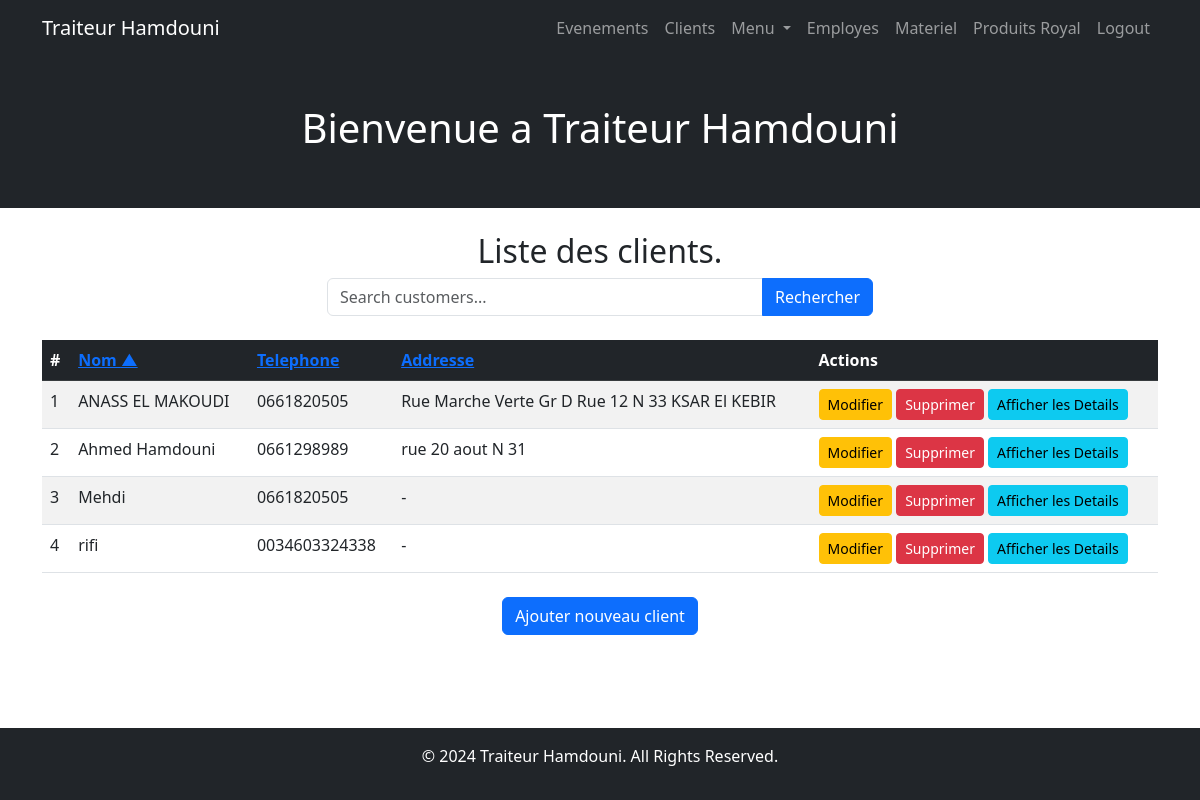
/client/customer-list/ (signed in), run on the app's committed database.
### client/models.py (models this page shows, shortened)
class Customer(models.Model):
    full_name = models.CharField(max_length=255, verbose_name="Full Name")
    phone_number = models.CharField(max_length=15, verbose_name="Phone Number")
    address = models.TextField(verbose_name="Address")

### client/views.py (the view)
# urls.py: path('customer-list/', customer_list, name='customer_list'),
def customer_list(request):
    search_query = request.GET.get('q', '')  # Get the search query from the URL parameters
    sort_by = request.GET.get('sort_by', 'full_name')  # Default sort by 'full_name'
    order = request.GET.get('order', 'asc')  # Default order is 'asc'
    if order == 'desc':
        sort_by = f'-{sort_by}'
    customers = Customer.objects.filter(
        Q(full_name__icontains=search_query) |
        Q(phone_number__icontains=search_query) |
        Q(address__icontains=search_query)
    ).order_by(sort_by)
    return render(request, 'client/customer_list.html', {
        'customers': customers,
        'current_sort': sort_by.lstrip('-'),
        'current_order': order,
        'search_query': search_query  # Pass the search query to the template
    })

### client/templates/client/customer_list.html (shortened to what this page needs)
{% extends 'base.html' %}
{% block content %}
<h2 class="text-center">Liste des clients.</h2>
<div class="row mb-4">
    <div class="col-md-6 offset-md-3">
        <form method="get" action="{% url 'customer_list' %}">
            <div class="input-group">
                <input type="text" name="q" class="form-control" placeholder="Search customers..." value="{{ search_query }}">
                <button type="submit" class="btn btn-primary">Rechercher</button>
            </div>
        </form>
    </div>
</div>
<table class="table table-striped mt-4">
    <thead class="table-dark">
        <tr>
            <th>#</th>
            <th>
                <a href="?sort_by=full_name&order={% if current_sort == 'full_name' and current_order == 'asc' %}desc{% else %}asc{% endif %}">
                    Nom
                    {% if current_sort == 'full_name' %}
                        <span>{% if current_order == 'asc' %}▲{% else %}▼{% endif %}</span>
                    {% endif %}
                </a>
            </th>
            <th>
                <a href="?sort_by=phone_number&order={% if current_sort == 'phone_number' and current_order == 'asc' %}desc{% else %}asc{% endif %}">
                    Telephone
                </a>
            </th>
            <th>
                <a href="?sort_by=address&order={% if current_sort == 'address' and current_order == 'asc' %}desc{% else %}asc{% endif %}">
                    Addresse
                </a>
            </th>
            <th>Actions</th>
        </tr>
    </thead>
    <tbody>
        {% for customer in customers %}
        <tr>
            <td>{{ forloop.counter }}</td>
            <td>{{ customer.full_name }}</td>
            <td>{{ customer.phone_number }}</td>
            <td>{{ customer.address }}</td>
            <td>
                <a href="{% url 'edit_customer' customer.pk %}" class="btn btn-sm btn-warning">Modifier</a>
                <a href="{% url 'delete_customer' customer.pk %}" class="btn btn-sm btn-danger">Supprimer</a>
                <a href="{% url 'customer_detail' customer.pk %}" class="btn btn-sm btn-info">Afficher les Details</a>
            </td>
        </tr>
        {% empty %}
        <tr>
            <td colspan="5" class="text-center">Pas de client.</td>
        </tr>
        {% endfor %}
    </tbody>
</table>
<div class="text-center mt-4">
    <a href="{% url 'add_customer' %}" class="btn btn-primary">Ajouter nouveau client</a>
</div>
{% endblock %}

### client/templates/base.html (style rules this page uses)
html, body { height: 100%; margin: 0; }
body { display: flex; flex-direction: column; }

### data on the page
Customer: full_name "ANASS EL MAKOUDI", phone_number "0661820505", address "Rue Marche Verte Gr D Rue 12 N 33 KSAR El KEBIR"
Customer: full_name "Ahmed Hamdouni", phone_number "0661298989", address "rue 20 aout N 31"
Customer: full_name "Mehdi", phone_number "0661820505", address "-"
Customer: full_name "rifi", phone_number "0034603324338", address "-"
